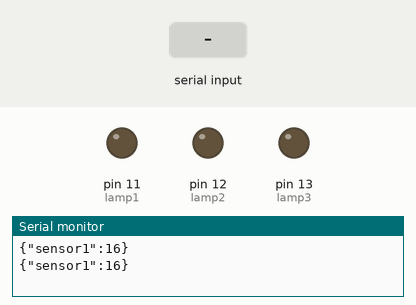
A sketch run on a simulated Arduino Uno, built with avr-gcc and run on an emulated ATmega328P. Shown: output pins drawn as LEDs (lit = HIGH), the last lines printed to the serial monitor. Dashed ring = blinking. Inputs (shaded band) come from the test bench.

Above: at 1.2 s.
1.3 s: "a" received over Serial
At 2.15 s:
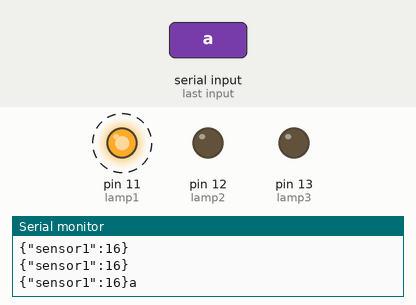
At 2.65 s:
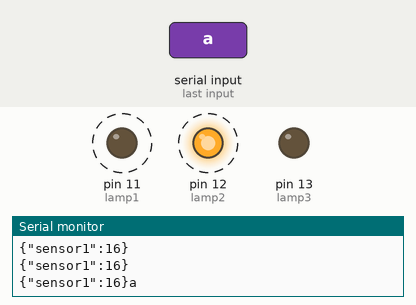
4.3 s: "b" received over Serial
At 5.8 s:
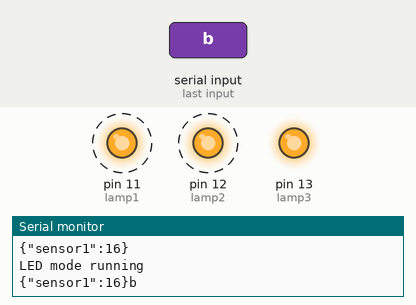
7.3 s: "a" received over Serial
Timing chart, 0 to 16.3 s (numbered marks = the images above; inputs shaded):
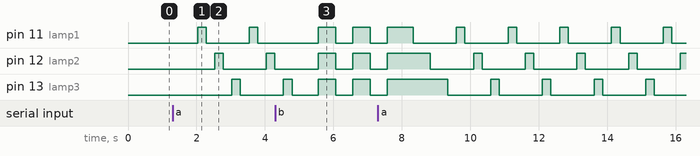

The sketch:

json_oprec.ino
```cpp
#include <ArduinoJson.h>

int lamp1 = 11;
int lamp2 = 12;
int lamp3 = 13;
String databaca;

void setup() {
pinMode(lamp1, OUTPUT);
pinMode(lamp2, OUTPUT);
pinMode(lamp3, OUTPUT);
Serial.begin(9600);
Serial.setTimeout(10);
while (!Serial) continue;
}

StaticJsonDocument<200> doc;

char json[] =
"{\"bacadata\":\"ada data\", \"sensor2\":\"16\"}";
DeserializationError error = deserializeJson(doc, json);

const char* bacadata = doc["sensor2"];

void loop()
{
if (Serial.available()>0);
{

if (error) {
Serial.print(F("deserializeJson() failed: "));
Serial.println(error.f_str());
return;
}
char buf[40];
sprintf(buf, "{\"sensor1\":%s}",bacadata );
Serial.print(buf);

//char input = Serial.parseInt();
String bacadata = Serial.readString();
bacadata.trim();
//(bacadata != -1){
//Serial.println("ada data");
//}

if (bacadata =="a") {databaca="a";}
if (bacadata =="b") {databaca="b";}
if (bacadata =="c") {databaca="c";}
 Serial.println(bacadata);
if(databaca=="a")
running: //LED akan berjalan pada mode running
{
digitalWrite(lamp1, HIGH);
delay(250);
digitalWrite(lamp1, LOW);
delay(250);
digitalWrite(lamp2, HIGH);
delay(250);
digitalWrite(lamp2, LOW);
delay(250);
digitalWrite(lamp3, HIGH);
delay(250);
digitalWrite(lamp3, LOW);
delay(250);
Serial.println("LED mode running");
loop();
goto running;
}

if(databaca=="b")
flipflop: // LED akan berjalan pada mode flip flop
{
digitalWrite(lamp1, LOW);
digitalWrite(lamp2, LOW);
digitalWrite(lamp3, LOW);
delay(500);
digitalWrite(lamp1, HIGH);
digitalWrite(lamp2, HIGH);
digitalWrite(lamp3, HIGH);
delay(500);
Serial.println("LED mode flip flop");
loop();
goto flipflop;
}

if(databaca=="c")
modeoff: // Semua LED akan off
{
digitalWrite(lamp1,LOW);
digitalWrite(lamp2,LOW);
digitalWrite(lamp3,LOW);
delay(1000);
Serial.println("LED mode off");
loop();
goto modeoff; }
}

if(Serial.available() > 0);
    {
      char ReaderFromNode;
      ReaderFromNode = (char) Serial.read();
      convertToState(ReaderFromNode);
    }
  delay(1000);
}

void convertToState(char chr) {
  if(chr=='o'){
    digitalWrite(LED_BUILTIN, HIGH);
    delay(100);
  }
  if(chr=='f'){
    digitalWrite(LED_BUILTIN, LOW);
    delay(100);
  }
}
```

Measured:
- after the input at 1.3 s, pin 11 (lamp1): alternates HIGH for 0.25 s and LOW for 1.3 s, starting after 0.73 s; pin 12 (lamp2): alternates HIGH for 0.25 s and LOW for 1.3 s, starting after 1.2 s; pin 13 (lamp3): LOW → HIGH after 1.7 s, → LOW 0.25 s later
- after the input at 4.3 s, pin 11 (lamp1): alternates HIGH for 0.51 s and LOW for 0.50 s, starting after 1.3 s
